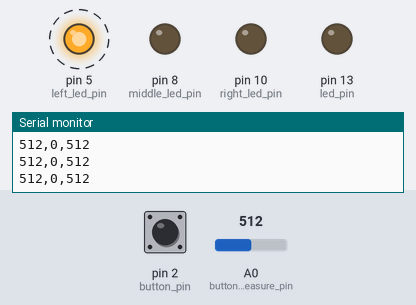
This sketch was run on a simulated Arduino Leonardo, built for the host (arithmetic inside an expression is 32-bit, double 64-bit). Parts: output pins drawn as LEDs (lit = HIGH), the last lines printed to the serial monitor. Dashed ring = blinking. The test bench sets the inputs (shaded band); at power-on: pin 2 (button_pin) LOW, A0 (button_measure_pin) = 512.

Above: at 1.2 s.
1.3 s: pin 2 (button_pin) pulled HIGH for 0.15 s
At 2.25 s:
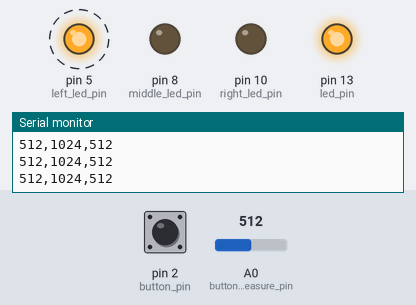
4.3 s: pin 2 (button_pin) pulled HIGH for 1 s
At 4.9 s:
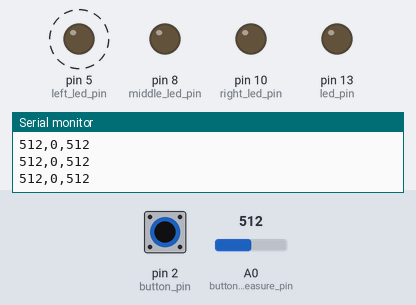
8.0 s: pin 2 (button_pin) pulled HIGH for 3.2 s
At 8.9 s:
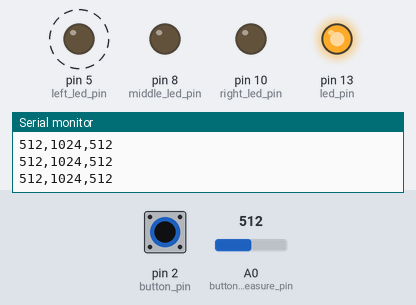
Timing chart, 0 to 18.7 s (numbered marks = the images above; inputs shaded):
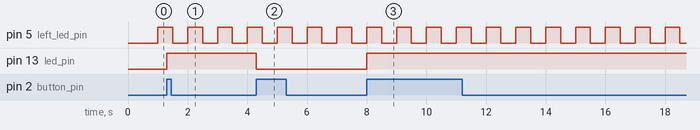

Measured:
- after the input at 1.3 s, pin 13 (led_pin): LOW → HIGH at once
- after the input at 4.3 s, pin 13 (led_pin): HIGH → LOW at once
- after the input at 8.0 s, pin 13 (led_pin): LOW → HIGH at once
- by itself, pin 5 (left_led_pin): alternates HIGH for 0.50 s and LOW for 0.50 s

The sketch:

Hardware_and_Timer_Interrupt.ino
```cpp
const int left_led_pin = 5;
const int middle_led_pin = 8;
const int right_led_pin = 10;


const int led_pin = 13;
const int button_pin = 2; // can be attached as hardware interrupt
const int button_measure_pin = A0;

void setup() {
  Serial.begin(9600);

  // timer interrupt
  pinMode(left_led_pin, OUTPUT);
  pinMode(right_led_pin, OUTPUT);
  pinMode(middle_led_pin, OUTPUT);

  // hardware interrupt
  // when button pressed, toggle led async
  pinMode(led_pin, OUTPUT);
  pinMode(button_pin, INPUT);
  pinMode(button_measure_pin, INPUT);
  attachInterrupt(digitalPinToInterrupt(button_pin), &on_button_press, RISING);

  // left: 2Hz, middle: 10Hz, right: 20Hz
  init_timer_1(2.0f);
  init_timer_3(10.0f);
  init_timer_4(20.0f);
}

void loop() {
  // continuous loop to print info about button/led combo
  int voltage = analogRead(button_measure_pin);
  Serial.print(voltage);
  Serial.print(',');
  Serial.print(digitalRead(led_pin) * 1024);
  Serial.print(',');
  Serial.println(512);
  delay(10);
}

void on_button_press(void) {
  digitalWrite(led_pin, !digitalRead(led_pin));
}
```

FrequencyCalc.ino
```cpp
#define CLK_FREQ (float)(16000000.0f)

/**
 * Calculate the match register value given the prescaler and target frequency
 **
 * Frequency equations
 * PCLK = CLK / PR
 * MCLK = PCLK / (TOP+1)
 **
 * Symbol definitions
 * PCLK = timer frequency
 * MCLK = match frequency
 * CLK = clock frequency (16MHz)
 * PR = prescaler value              (Use TCCRnm, timer counter control register for timer n match channel m)
 * TOP = match register value        (Use OCRnm, overflow control register for timer n match channel m)
 */

unsigned int calculate_match_register_value(unsigned int prescaler, float match_frequency) {
  // PCLK = CLK / PR
  float PCLK = (float)CLK_FREQ / (float)prescaler;
  // MCLK = PCLK / (TOP+1)
  // TOP = PCLK/MCLK -1
  float top = PCLK/match_frequency - 1.0f;
  return (unsigned int)top;
}
```

ISR.ino
```cpp
ISR(TIMER1_COMPA_vect){
   static byte state = HIGH;
   state = !state;
   digitalWrite(left_led_pin, state);
}

/**
 * Updates at 1kHz
 * To reduce frequency, add another counter
 * Fnew = 1kHz / (TOP+1)
 */
ISR(TIMER3_COMPA_vect){
  static byte state = HIGH;
  state = !state;
  digitalWrite(middle_led_pin, state);
}

/**
 * Updates at 1kHz
 * To reduce frequency, add another counter
 * Fnew = 1kHz / (TOP+1) = 20Hz
 */
ISR(TIMER4_COMPA_vect){
  static byte state = HIGH;
  state = !state;
  digitalWrite(right_led_pin, state);
}
```

TimerInit.ino
```cpp
// 8 bit timer - TOP = 2^8 = 256
// PCLK = 16MHz / 64 = 250kHz
// MCLK = PCLK / (TOP+1) = 1kHz, TOP = 249
void init_timer_4(float target_frequency) {
  TCNT4 = 0;
  TCCR4A = 0;
  TCCR4B = 0;

  // turn on CTC mode
  TCCR4B |= (1 << WGM42);
  TCCR4B |= (1 << CS42) | (1 << CS40); // PR = 1024

  // enable timer compare interrupt
  OCR4A = calculate_match_register_value(1024, target_frequency);
  TIMSK4 |= (1 << OCIE4A);
}

// 16 bit timer - TOP = 2^16 = 65536
void init_timer_1(float target_frequency) {
  TCNT1 = 0;   // Counter  = 0
  TCCR1A = 0;  // Sets to normal timer/counter mode (pg144)
  TCCR1B = 0;  // Create waveform on timer 1B

  // Set waveform generation mode (WGM)
  // Enable CTC mode (count to counter) (pg144)
  // CTC will set TOP to OCRnA
  TCCR1B |= (1 << WGM12);
  // PR = 1024
  TCCR1B |= ((1 << CS12) | (1 << CS10));

  // Timer 1B will count to timer 1A
  OCR1A = calculate_match_register_value(1024, target_frequency);
  TIMSK1 |= (1 << OCIE1A);               // Enable timer compare interrupt (Timer interrupt mask register)
}

// 16 bit timer - TOP = 2^16 = 65536
void init_timer_3(float target_frequency) {
  TCNT3 = 0;   // Counter  = 0
  TCCR3A = 0;  // Sets to normal timer/counter mode (pg144)
  TCCR3B = 0;  // Create waveform on timer 1B

  // Set waveform generation mode (WGM)
  // Enable CTC mode (count to counter) (pg144)
  // CTC will set TOP to OCRnA
  TCCR3B |= (1 << WGM32);
  // PR = 1024
  TCCR3B |= ((1 << CS32) | (1 << CS30));

  // Timer 1B will count to timer 1A
  OCR3A = calculate_match_register_value(1024, target_frequency);
  TIMSK3 |= (1 << OCIE3A);               // Enable timer compare interrupt (Timer interrupt mask register)
}
```
